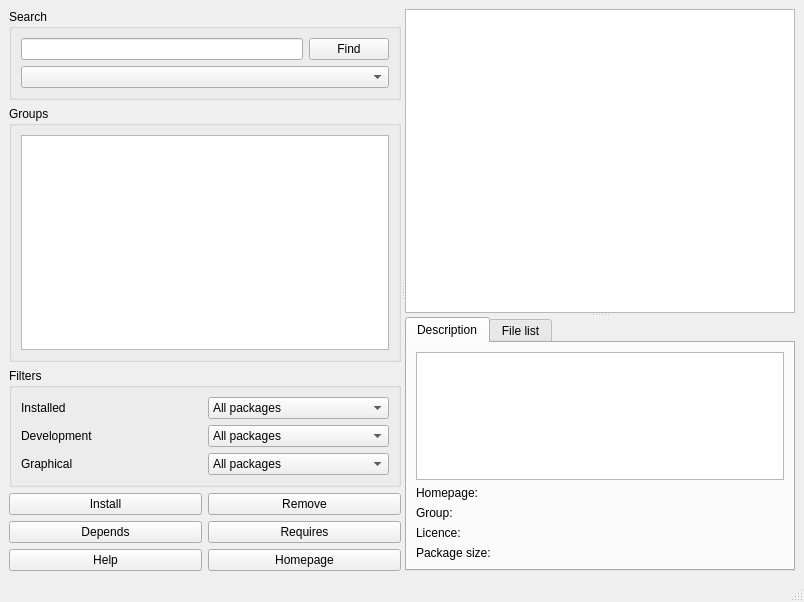
<ui version="4.0" >
 <class>MainWindow</class>
 <widget class="QMainWindow" name="MainWindow" >
  <property name="geometry" >
   <rect>
    <x>0</x>
    <y>0</y>
    <width>804</width>
    <height>602</height>
   </rect>
  </property>
  <property name="windowTitle" >
   <string>Add/Remove Software</string>
  </property>
  <widget class="QWidget" name="centralwidget" >
   <layout class="QVBoxLayout" >
    <item>
     <widget class="QSplitter" name="splitter_2" >
      <property name="orientation" >
       <enum>Qt::Horizontal</enum>
      </property>
      <widget class="QWidget" name="layoutWidget" >
       <layout class="QVBoxLayout" >
        <item>
         <widget class="QGroupBox" name="groupBox_3" >
          <property name="title" >
           <string>Search</string>
          </property>
          <layout class="QVBoxLayout" >
           <item>
            <layout class="QHBoxLayout" >
             <item>
              <widget class="QLineEdit" name="searchField" />
             </item>
             <item>
              <widget class="QPushButton" name="buttonFind" >
               <property name="text" >
                <string>Find</string>
               </property>
              </widget>
             </item>
            </layout>
           </item>
           <item>
            <widget class="QComboBox" name="comboBox" />
           </item>
          </layout>
         </widget>
        </item>
        <item>
         <widget class="QGroupBox" name="groupBox_2" >
          <property name="title" >
           <string>Groups</string>
          </property>
          <layout class="QVBoxLayout" >
           <item>
            <widget class="QListView" name="listView" />
           </item>
          </layout>
         </widget>
        </item>
        <item>
         <widget class="QGroupBox" name="groupBox" >
          <property name="title" >
           <string>Filters</string>
          </property>
          <layout class="QVBoxLayout" >
           <item>
            <layout class="QGridLayout" >
             <item row="0" column="0" >
              <widget class="QLabel" name="label_4" >
               <property name="text" >
                <string>Installed</string>
               </property>
              </widget>
             </item>
             <item row="0" column="1" >
              <widget class="QComboBox" name="comboInstalled" >
               <item>
                <property name="text" >
                 <string>All packages</string>
                </property>
               </item>
               <item>
                <property name="text" >
                 <string>Installed</string>
                </property>
               </item>
               <item>
                <property name="text" >
                 <string>Available</string>
                </property>
               </item>
              </widget>
             </item>
             <item row="1" column="0" >
              <widget class="QLabel" name="label_5" >
               <property name="text" >
                <string>Development</string>
               </property>
              </widget>
             </item>
             <item row="1" column="1" >
              <widget class="QComboBox" name="comboDevelopment" >
               <item>
                <property name="text" >
                 <string>All packages</string>
                </property>
               </item>
               <item>
                <property name="text" >
                 <string>Only development</string>
                </property>
               </item>
               <item>
                <property name="text" >
                 <string>Non-development</string>
                </property>
               </item>
              </widget>
             </item>
             <item row="2" column="0" >
              <widget class="QLabel" name="label_6" >
               <property name="text" >
                <string>Graphical</string>
               </property>
              </widget>
             </item>
             <item row="2" column="1" >
              <widget class="QComboBox" name="comboGraphical" >
               <item>
                <property name="text" >
                 <string>All packages</string>
                </property>
               </item>
               <item>
                <property name="text" >
                 <string>Graphical</string>
                </property>
               </item>
               <item>
                <property name="text" >
                 <string>Text</string>
                </property>
               </item>
              </widget>
             </item>
            </layout>
           </item>
          </layout>
         </widget>
        </item>
        <item>
         <layout class="QGridLayout" >
          <item row="0" column="0" >
           <widget class="QPushButton" name="buttonInstall" >
            <property name="text" >
             <string>Install</string>
            </property>
           </widget>
          </item>
          <item row="0" column="1" >
           <widget class="QPushButton" name="buttonRemove" >
            <property name="text" >
             <string>Remove</string>
            </property>
           </widget>
          </item>
          <item row="1" column="0" >
           <widget class="QPushButton" name="buttonDepends" >
            <property name="text" >
             <string>Depends</string>
            </property>
           </widget>
          </item>
          <item row="1" column="1" >
           <widget class="QPushButton" name="buttonRequires" >
            <property name="text" >
             <string>Requires</string>
            </property>
           </widget>
          </item>
          <item row="2" column="0" >
           <widget class="QPushButton" name="buttonHelp" >
            <property name="text" >
             <string>Help</string>
            </property>
           </widget>
          </item>
          <item row="2" column="1" >
           <widget class="QPushButton" name="buttonHomepage" >
            <property name="text" >
             <string>Homepage</string>
            </property>
           </widget>
          </item>
         </layout>
        </item>
       </layout>
      </widget>
      <widget class="QSplitter" name="splitter" >
       <property name="orientation" >
        <enum>Qt::Vertical</enum>
       </property>
       <widget class="QListView" name="packageListView" >
        <property name="sizePolicy" >
         <sizepolicy vsizetype="Expanding" hsizetype="Expanding" >
          <horstretch>0</horstretch>
          <verstretch>2</verstretch>
         </sizepolicy>
        </property>
        <property name="alternatingRowColors" >
         <bool>true</bool>
        </property>
       </widget>
       <widget class="QTabWidget" name="descriptionTabs" >
        <property name="sizePolicy" >
         <sizepolicy vsizetype="Expanding" hsizetype="Expanding" >
          <horstretch>0</horstretch>
          <verstretch>1</verstretch>
         </sizepolicy>
        </property>
        <property name="currentIndex" >
         <number>0</number>
        </property>
        <widget class="QWidget" name="tab" >
         <attribute name="title" >
          <string>Description</string>
         </attribute>
         <layout class="QVBoxLayout" >
          <item>
           <widget class="QTextBrowser" name="detail_desc" />
          </item>
          <item>
           <layout class="QHBoxLayout" >
            <item>
             <widget class="QLabel" name="label_11" >
              <property name="text" >
               <string>Homepage:</string>
              </property>
             </widget>
            </item>
            <item>
             <widget class="QLabel" name="detail_url" >
              <property name="text" >
               <string> </string>
              </property>
              <property name="textFormat" >
               <enum>Qt::RichText</enum>
              </property>
              <property name="openExternalLinks" >
               <bool>true</bool>
              </property>
              <property name="textInteractionFlags" >
               <set>Qt::LinksAccessibleByMouse</set>
              </property>
             </widget>
            </item>
           </layout>
          </item>
          <item>
           <layout class="QHBoxLayout" >
            <item>
             <widget class="QLabel" name="label_9" >
              <property name="text" >
               <string>Group:</string>
              </property>
             </widget>
            </item>
            <item>
             <widget class="QLabel" name="detail_group" >
              <property name="text" >
               <string> </string>
              </property>
             </widget>
            </item>
           </layout>
          </item>
          <item>
           <layout class="QHBoxLayout" >
            <item>
             <widget class="QLabel" name="label_7" >
              <property name="text" >
               <string>Licence:</string>
              </property>
             </widget>
            </item>
            <item>
             <widget class="QLabel" name="detail_licence" >
              <property name="text" >
               <string> </string>
              </property>
             </widget>
            </item>
           </layout>
          </item>
          <item>
           <layout class="QHBoxLayout" >
            <item>
             <widget class="QLabel" name="label" >
              <property name="text" >
               <string>Package size:</string>
              </property>
             </widget>
            </item>
            <item>
             <widget class="QLabel" name="detail_size" >
              <property name="text" >
               <string> </string>
              </property>
             </widget>
            </item>
           </layout>
          </item>
         </layout>
        </widget>
        <widget class="QWidget" name="tab_2" >
         <attribute name="title" >
          <string>File list</string>
         </attribute>
         <layout class="QVBoxLayout" >
          <item>
           <widget class="QListView" name="detail_files" >
            <property name="selectionMode" >
             <enum>QAbstractItemView::NoSelection</enum>
            </property>
           </widget>
          </item>
         </layout>
        </widget>
       </widget>
      </widget>
     </widget>
    </item>
   </layout>
  </widget>
  <widget class="QStatusBar" name="statusbar" />
 </widget>
 <resources>
  <include location="resources.qrc" />
 </resources>
 <connections>
  <connection>
   <sender>searchField</sender>
   <signal>returnPressed()</signal>
   <receiver>buttonFind</receiver>
   <slot>animateClick()</slot>
   <hints>
    <hint type="sourcelabel" >
     <x>195</x>
     <y>63</y>
    </hint>
    <hint type="destinationlabel" >
     <x>255</x>
     <y>54</y>
    </hint>
   </hints>
  </connection>
 </connections>
</ui>
